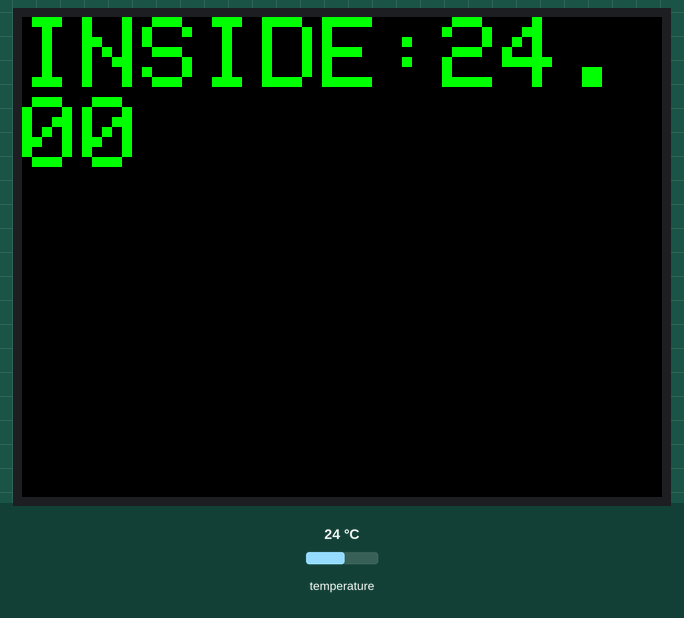
The sketch below on a simulated Arduino Uno, built for the host (arithmetic inside an expression is 32-bit, double 64-bit). Shown: 320×240 colour display. Inputs (shaded band) come from the test bench; at power-on: temperature 24 °C. WiFi joins after 1.5 s; servers stay silent unless stated; what the sketch prints to the serial monitor is not drawn.

Above: at 2.9 s.
3.0 s: temperature set to 12 °C
At 4.6 s:
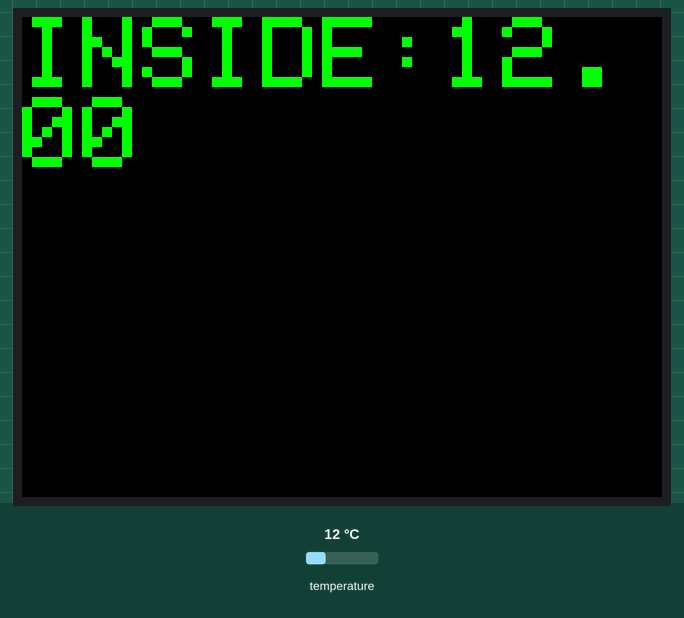
6.3 s: temperature set to 19 °C
At 7.7 s:
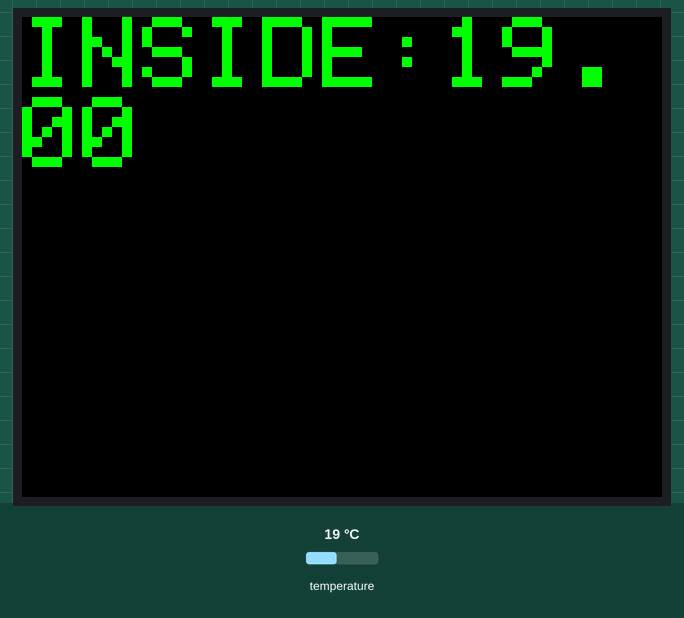
9.4 s: temperature set to 28 °C
At 10.7 s:
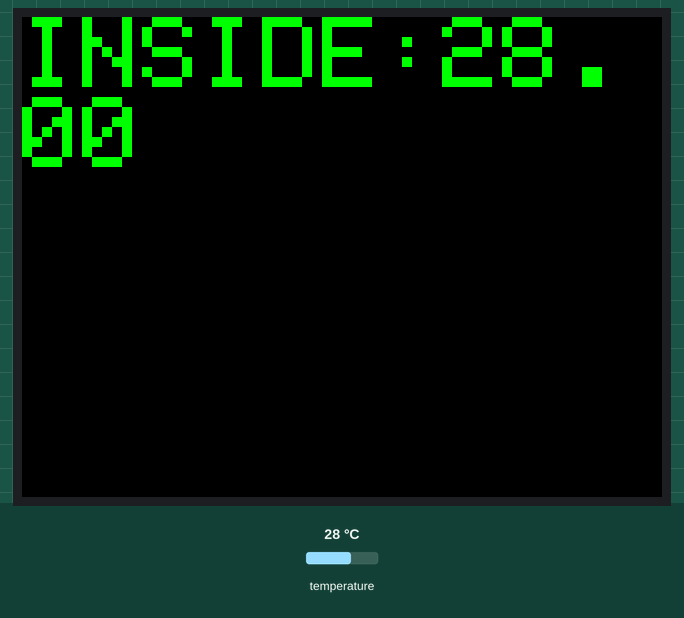
Timing chart, 0 to 12.4 s (numbered marks = the images above; inputs shaded):
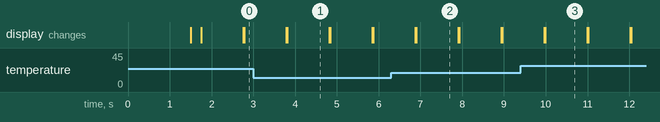

The sketch:

lcd8bit.ino
```cpp
#include <SPI.h>
#include <Ethernet.h>
#include <Wire.h>

#include <Adafruit_MCP9808.h>

byte mac[] = { 0x90, 0xA2, 0xDA, 0x0F, 0x9F, 0x08 };

String mac_addr = "DE:AD:BE:EF:FE:ED";//4

String ID = "AR_0006_2015_1.0"; //ID

EthernetServer server(80);

EthernetClient clientx;

boolean LineIsBlank = false;
String readString = "";

char cserver[] = "eesystems.net";

Adafruit_MCP9808 tempsensor = Adafruit_MCP9808();


#include <Adafruit_GFX.h>
#include <Adafruit_TFTLCD.h>

#define LCD_CS A3 // Chip Select goes to Analog 3
#define LCD_CD A2 // Command/Data goes to Analog 2
#define LCD_WR A1 // LCD Write goes to Analog 1
#define LCD_RD A0 // LCD Read goes to Analog 0

#define LCD_RESET -1

#define	BLACK   0x0000
#define	BLUE    0x001F
#define	RED     0xF800
#define	GREEN   0x07E0
#define CYAN    0x07FF
#define MAGENTA 0xF81F
#define YELLOW  0xFFE0
#define WHITE   0xFFFF

Adafruit_TFTLCD tft(LCD_CS, LCD_CD, LCD_WR, LCD_RD, LCD_RESET);

void setup(void) {
  Wire.begin();// Activate I2C
  Ethernet.begin(mac);
  server.begin();
  Serial.begin(9600); //Start the serial interface
  Serial.print("IP: ");
  Serial.println(Ethernet.localIP());
  //MCP
  if(!tempsensor.begin()) {
    Serial.println("Couldn't find MCP9808!");
    while(1);
  }
  //start display
  tft.reset();
  uint16_t identifier = tft.readID();
  tft.begin(identifier);
  tft.fillScreen(BLACK);
  tft.setRotation(1);
}

void loop(void) {
  //MCP
  float c = tempsensor.readTempC();
  //display
  tft.setCursor(0,0);
  tft.setTextColor(GREEN);
  tft.setTextSize(5);
  tft.print("INSIDE:");
  tft.setCursor(210,0);
  tft.print(c);
  delay(1000);
  //tft.fillScreen(BLACK);
  tft.fillRect(210,0,150,38,BLACK);

}
```

Measured:
- after the input at 3.0 s, the display: first differs from a run without the input after 0.81 s (image 1)
- after the input at 6.3 s, the display: first differs from a run without the input after 0.60 s (image 2)
- after the input at 9.4 s, the display: first differs from a run without the input after 0.58 s (image 3)
- what the display in image 1 shows lasts 1.0 s, from 3.8 s to 4.8 s
